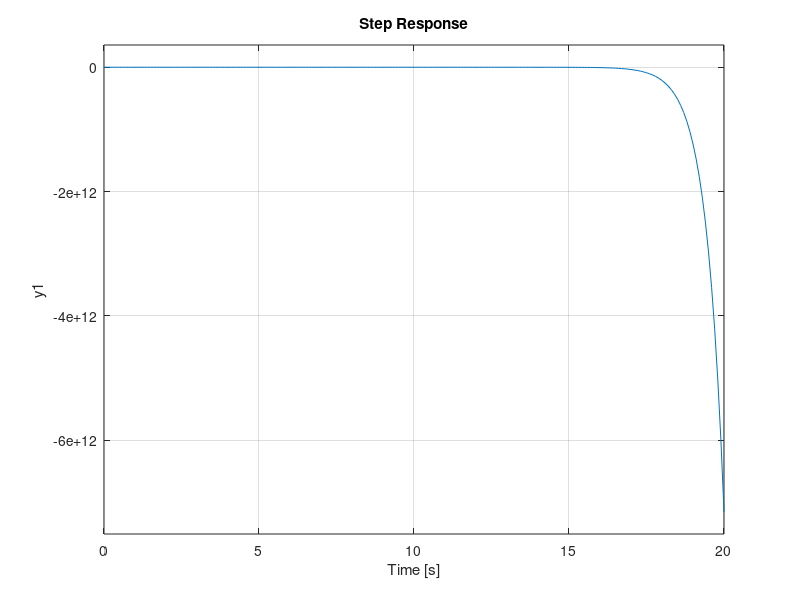

Write MATLAB code to recreate this figure.
% Clear
clear
clc
close all

%Block Diagram Algebra
%G_1 = 1/s^2
%G_2 = 1/(s + 1)
%G_3 = 1/s
%H_1 = 1/s
%H_2 = 1/(s - 1)
%H_3 = 1/(s - 2)

G_num = [2 -6 4 0 0 0 0 0]
G_den = [4 -8 -4 14 -8 -2 2 6 4 0 0 0 0]

G = tf(G_num,G_den)

% step response
step(G,0:0.1:20)
